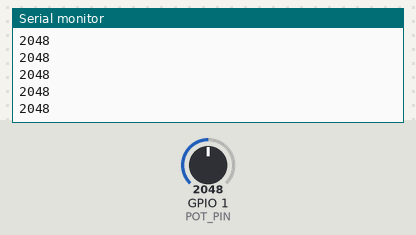
Bench run of a sketch on a simulated ESP32. Parts: the last lines printed to the serial monitor. Inputs (shaded band) come from the test bench; at power-on: GPIO 1 (POT_PIN) = 2048.

Above: at 1.2 s.
1.3 s: GPIO 1 (POT_PIN) set to 2866
At 1.56 s:
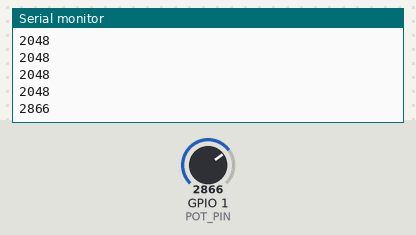
2.8 s: GPIO 1 (POT_PIN) set to 3603
At 2.96 s:
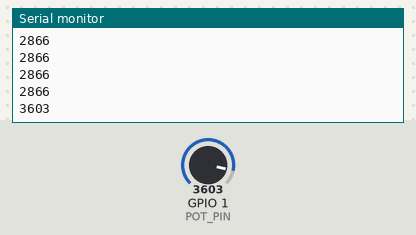
Timing chart, 0 to 5.8 s (numbered marks = the images above; inputs shaded):
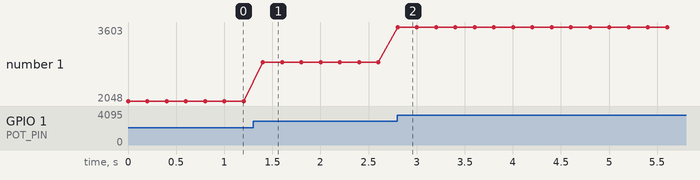

Measured:
- after the input at 1.3 s, the serial monitor: prints a new line after 0.10 s (image 1)
- after the input at 2.8 s, the serial monitor: prints a new line at once (image 2)
- plotted number 1: 2048 → 2866 after the input at 1.3 s, 2866 → 3603 after the input at 2.8 s

The sketch:

esp32-analog-test.ino
```cpp
const int BAUD = 115200;
const int POT_PIN = 1;
int val;

void setup() {
  Serial.begin(BAUD);
}

void loop() {
  val = analogRead(1);
  Serial.println(val);
  delay(200);
}
```
